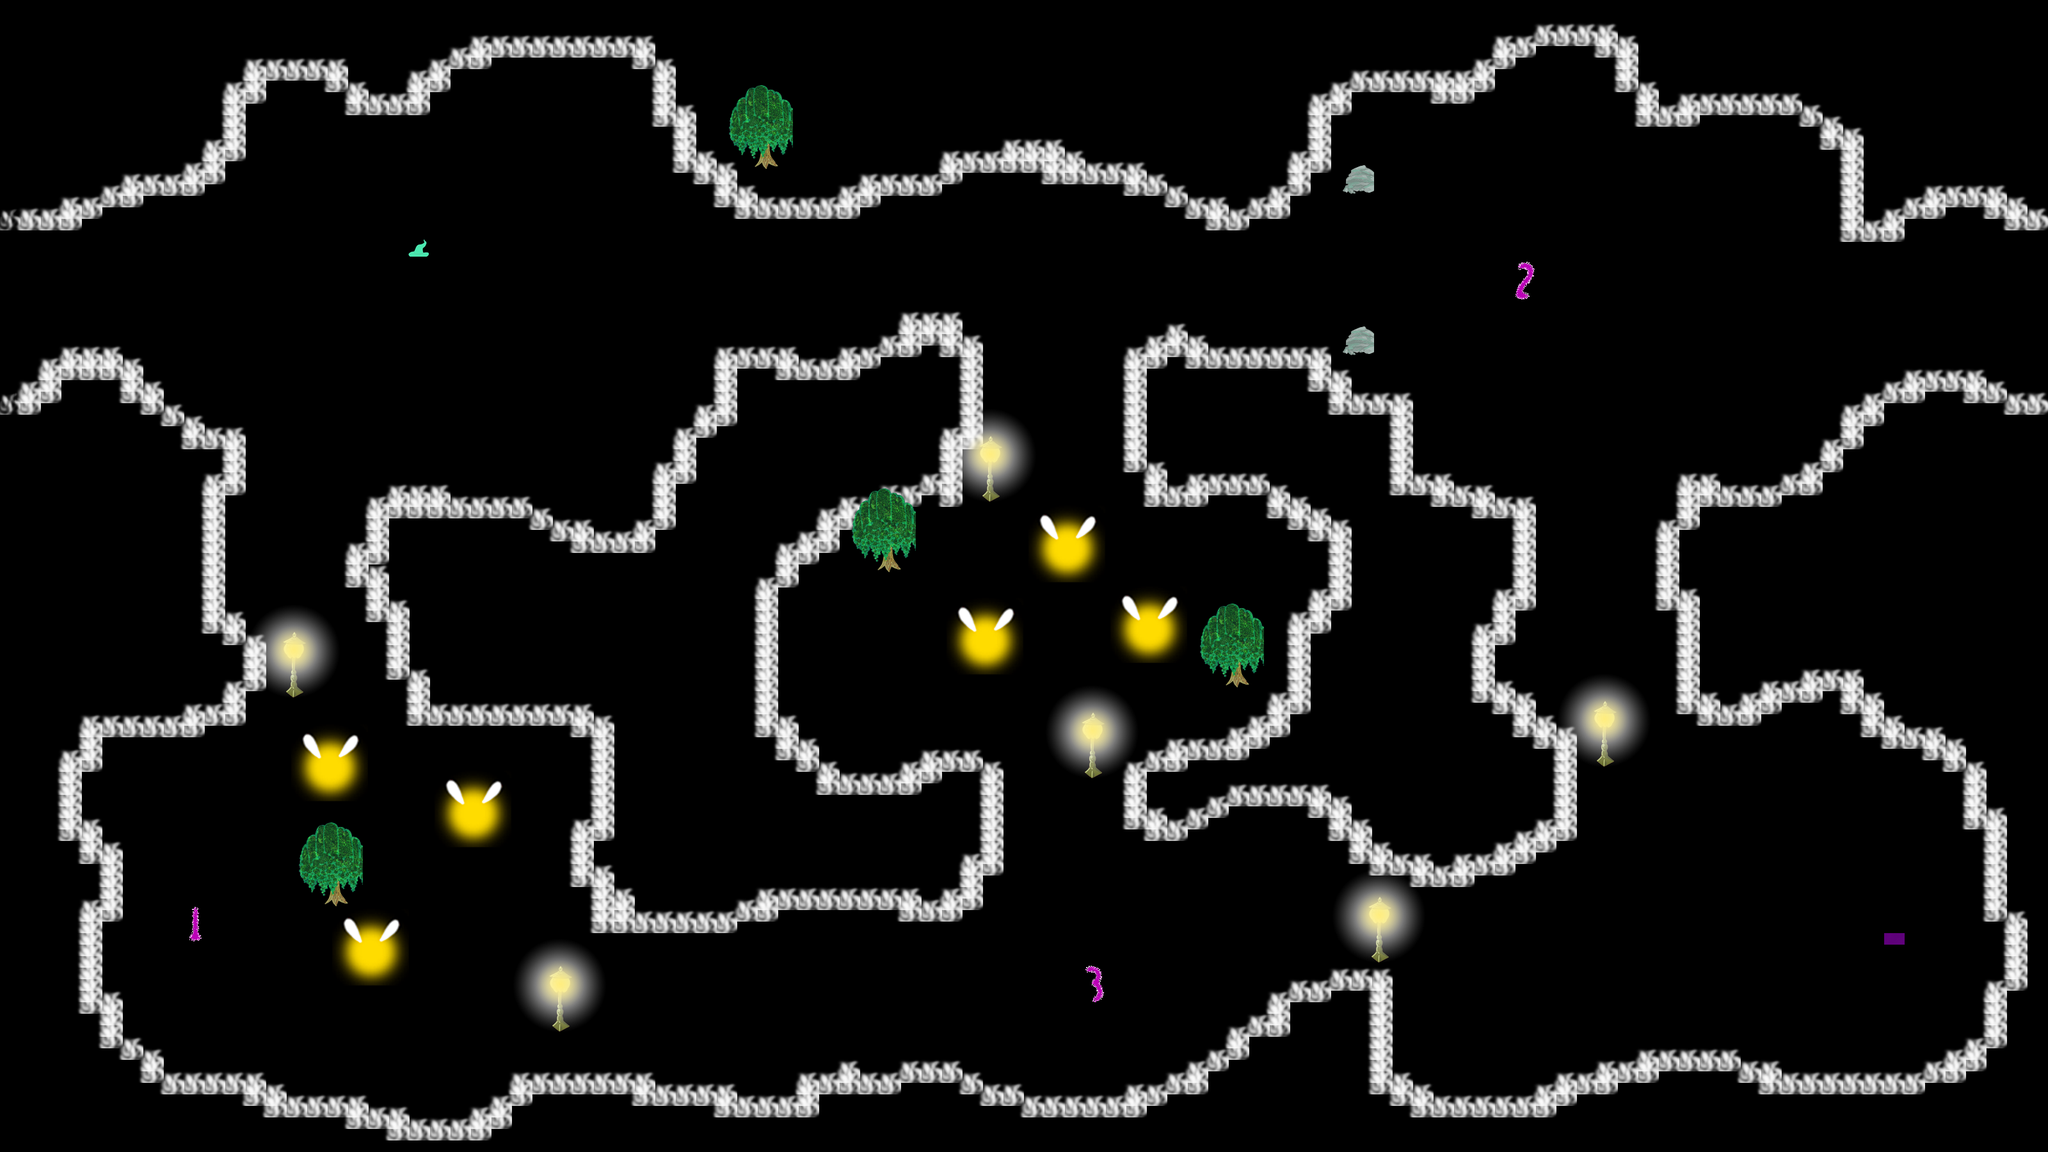

Below is a game level as drawn by its tile map, then a one-line description and the .tmx that defines it (tile-layer data replaced by summaries):
An orthogonal 100x100 tile map with 32x18 px tiles, 1 tile layer (Maze), 12 tilesets.

<map version="1.0" orientation="orthogonal" renderorder="right-down" width="100" height="100" tilewidth="32" tileheight="18" nextobjectid="58">
 <tileset firstgid="1" name="w" tilewidth="42" tileheight="37" tilecount="3" columns="1">
  <tileoffset x="-10" y="0" />
  <properties>
   <property name="1" type="int" value="0" />
  </properties>
  <image source="../mistic/mistblock/mistblock1.png" width="50" height="50" />
  <terraintypes>
   <terrain name="Walls" tile="3" />
  </terraintypes>
  <tile id="0" terrain="0,0,0,0" />
  <tile id="1" terrain="0,0,0,0" />
  <tile id="2" terrain="0,0,0,0" />
 </tileset>
 <tileset firstgid="4" name="m" tilewidth="768" tileheight="576" tilecount="1" columns="1">
  <image source="../mistic/backgroundresize.png" width="1024" height="576" />
 </tileset>
 <tileset firstgid="5" name="g" tilewidth="40" tileheight="32" tilecount="3" columns="1">
  <tileoffset x="-10" y="5" />
  <image source="../mistic/gorfs/OGgorf.png" trans="1fec46" width="48" height="110" />
 </tileset>
 <tileset firstgid="8" name="f" tilewidth="32" tileheight="18" tilecount="6" columns="2">
  <image source="../mistic/fog/boundary4_sides.png" trans="c700ff" width="64" height="64" />
 </tileset>
 <tileset firstgid="14" name="l" tilewidth="200" tileheight="184" tilecount="1" columns="1">
  <tileoffset x="-80" y="0" />
  <image source="../mistic/unlit white.png" trans="27ff06" width="200" height="184" />
 </tileset>
 <tileset firstgid="15" name="r" tilewidth="50" tileheight="50" tilecount="1" columns="1">
  <tileoffset x="-15" y="0" />
  <image source="../mistic/environment/rock2.png" width="57" height="80" />
 </tileset>
 <tileset firstgid="16" name="t" tilewidth="100" tileheight="162" tilecount="1" columns="1">
  <tileoffset x="-45" y="7" />
  <image source="../mistic/environment/tree4.png" trans="27ff06" width="108" height="270" />
 </tileset>
 <tileset firstgid="17" name="i" tilewidth="120" tileheight="120" tilecount="1" columns="1">
  <tileoffset x="-25" y="10" />
  <image source="../mistic/fireflybig.png" trans="003039" width="120" height="120" />
 </tileset>
 <tileset firstgid="18" name="x" tilewidth="19" tileheight="54" tilecount="1" columns="1">
  <tileoffset x="8" y="-5" />
  <image source="../mistic/numbers_purple/numbers_0009_1.png" trans="27ff06" width="19" height="54" />
 </tileset>
 <tileset firstgid="19" name="y" tilewidth="30" tileheight="59" tilecount="1" columns="1">
  <image source="../mistic/numbers_purple/numbers_0008_2.png" trans="003039" width="30" height="59" />
 </tileset>
 <tileset firstgid="20" name="z" tilewidth="29" tileheight="57" tilecount="1" columns="1">
  <image source="../mistic/numbers_purple/numbers_0007_3.png" trans="003039" width="29" height="57" />
 </tileset>
 <tileset firstgid="21" name="a" tilewidth="30" tileheight="60" tilecount="1" columns="1">
  <image source="../mistic/numbers_purple/numbers_0006_4.png" trans="003039" width="30" height="60" />
 </tileset>
 <objectgroup name="Background" />
 <layer name="Maze" width="100" height="100">
  <data>[10000 cells, 866 non-empty, 10 distinct tile ids]</data>
 </layer>
</map>
